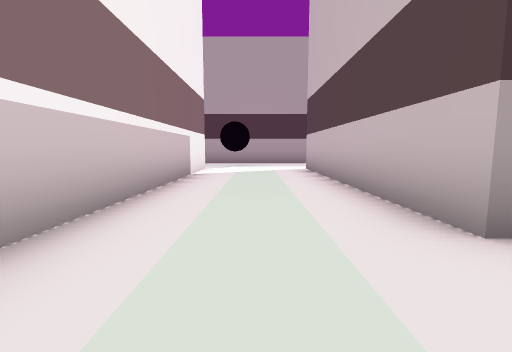
View 1 (above)

24 first-person views from a walk through a 3-D level made in the Unity game engine. The camera is 0.58 m above the floor, tilts 6° down and sees 90° across. The floor is counted in squares, 1 m on a side. Each view is taken from the middle of a square. On the plan, view 1 faces up. The plan holds only what a view shows up to about 9 squares ahead; the rest is blank. The place goes on beyond the plan. The player character is not drawn.

View 2
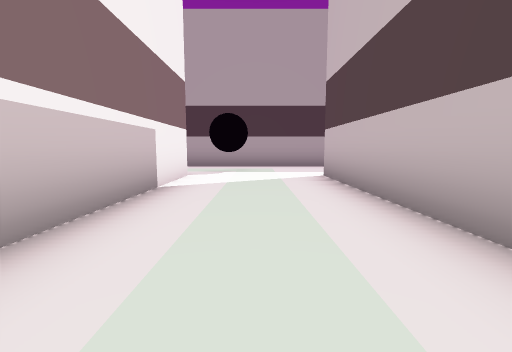

View 3
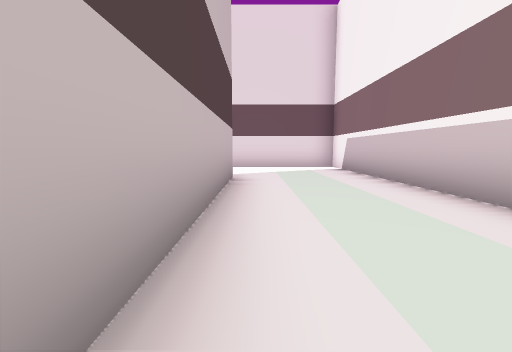

View 4
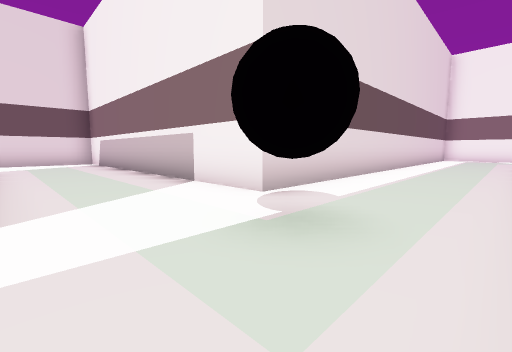

View 5
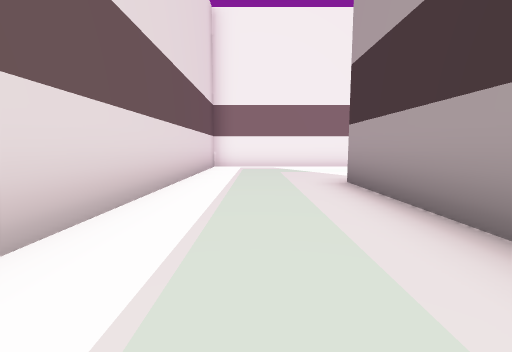

View 6
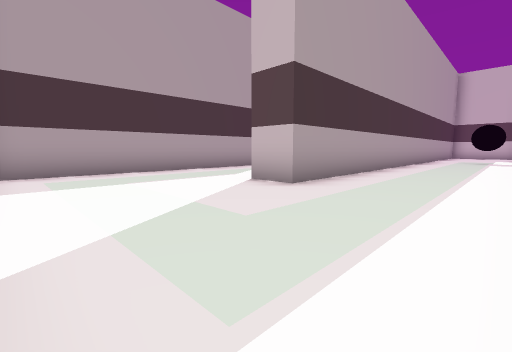

View 7
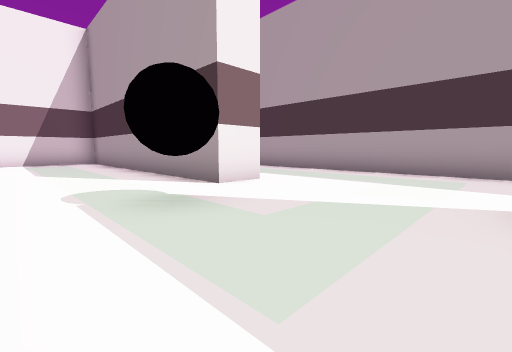

View 8
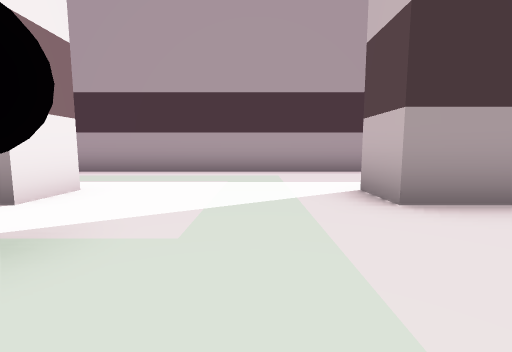

View 9
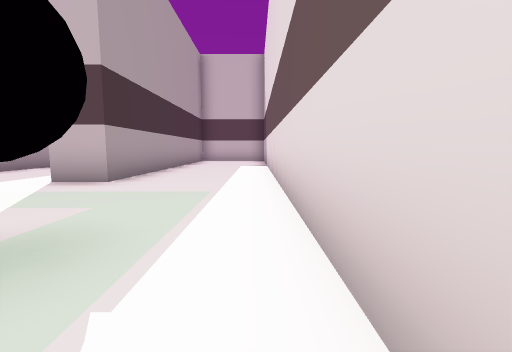

View 10
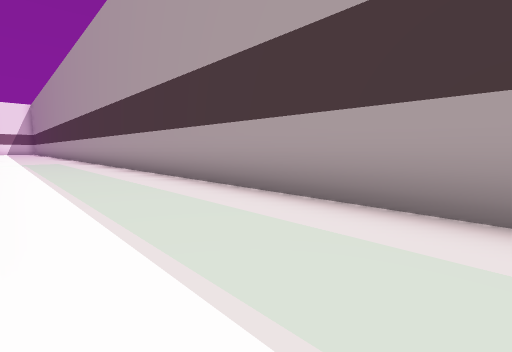

View 11
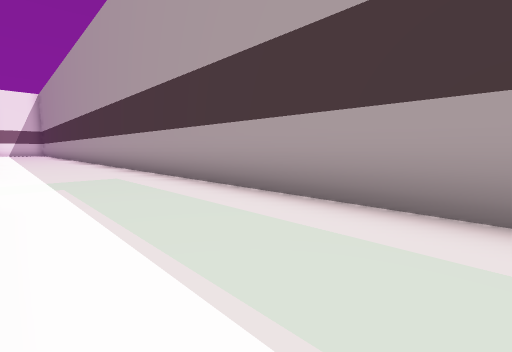

View 12
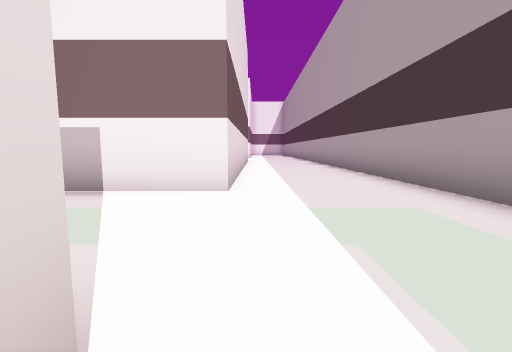

View 13
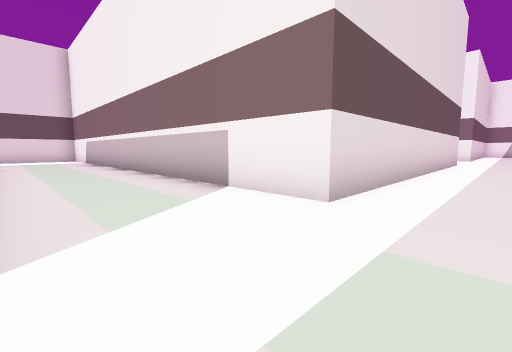

View 14
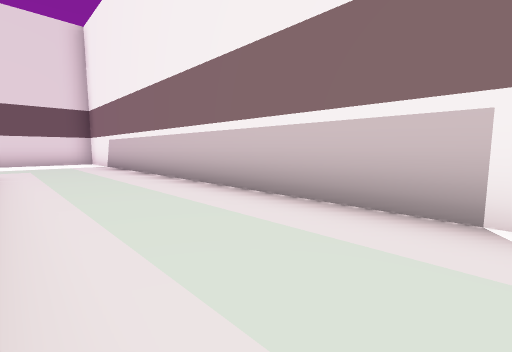

View 15
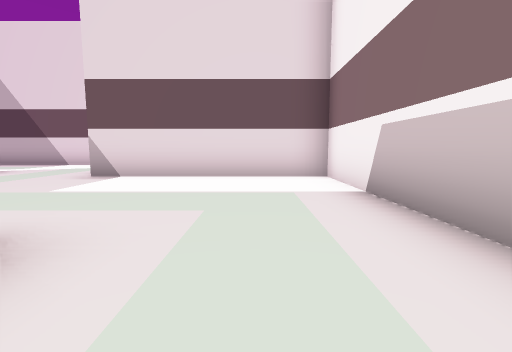

View 16
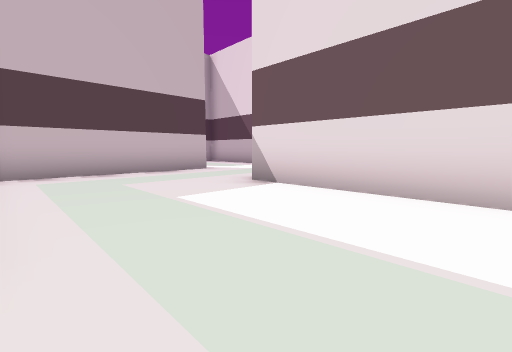

View 17
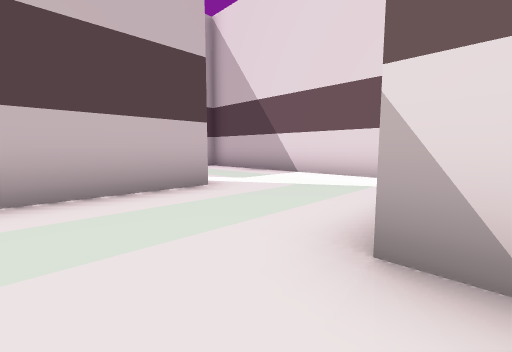

View 18
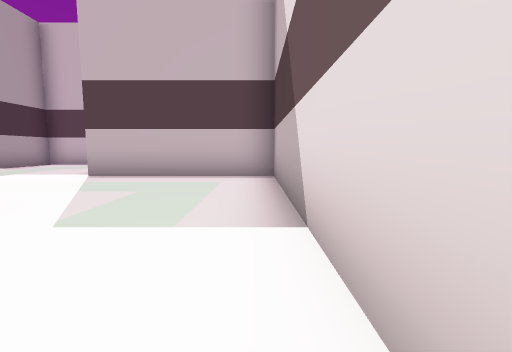

View 19
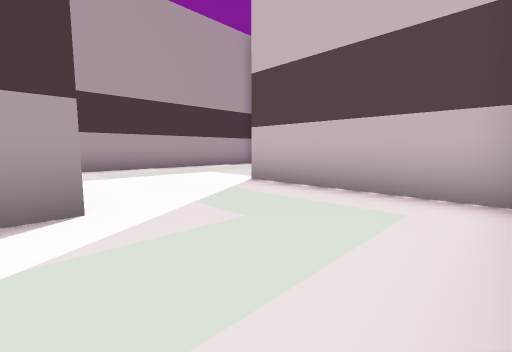

View 20
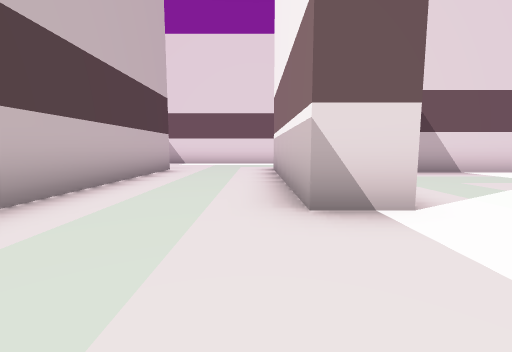

View 21
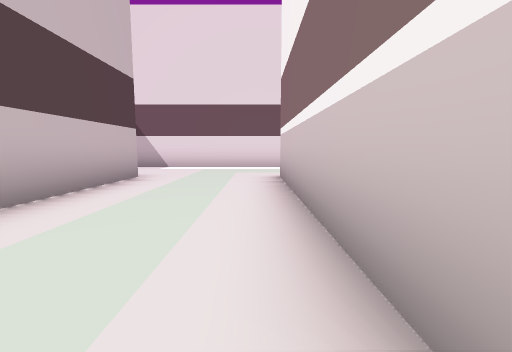

View 22
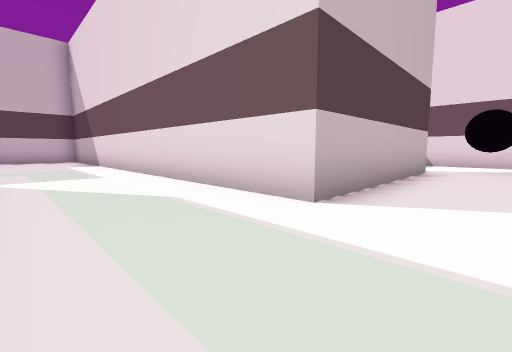

View 23
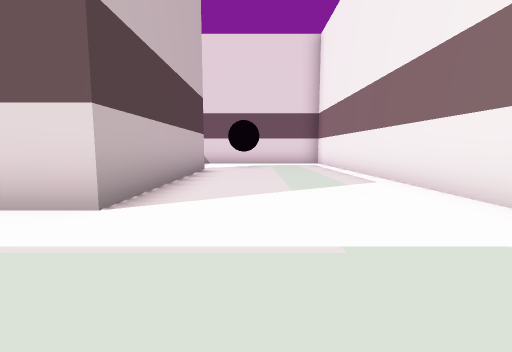

View 24
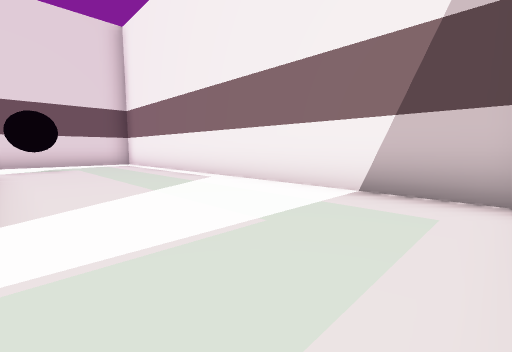

### Floor plan
Points are (right, up) in squares from view 1. A wall is a line through its corners. A room is listed if a view was taken in it or the views show most of it. See-through windows are left out.
Room 1 (views 1, 2, 3, 4)
walls: (1.5, 1.5) (1.5, 7.6); (-1.5, 7.6) (-1.5, -1.4) (1.8, -1.4); (2.4, 10.6) (-0.6, 10.6)
ways out: opening at (-1, 9.5) to room 2
objects: other object (-1, 8) to (0, 9)
Room 2 (views 5, 6, 7, 8, 9, 10, 11, 12, 13, 14, 15, 16, 17, 18, 19, 20, 21, 22, 23, 24)
walls: (-9.5, 1.6) (-10.1, 1.6); (-10.5, 1.5) (-10.5, 6.1); (-12.1, -1.4) (-6.5, -1.4) (-6.5, 2.6) (-5.5, 2.6) (-5.5, -2.5); (-2.9, 6.6) (-8.6, 6.6); (-2.5, -2.5) (-2.5, 2.6); (-14.5, -2.9) (-14.5, -12.4); (-6.8, 11.6) (1.9, 11.6); (-0.6, 10.6) (-10.5, 10.6) (-10.5, 11.6); (-10.5, -10.5) (-10.5, -5.4) (-1.1, -5.4); (-14.5, 13.4) (-14.5, 7.6) (-1.5, 7.6); (-6.5, 15.6) (-6.5, 14.6) (-14.1, 14.6); (2.1, 14.6) (-2.5, 14.6) (-2.5, 15.6); (-13.5, -13.4) (-9.9, -13.4); (1.2, 18.6) (-24, 18.6); (-24.5, 15.6) (-18.5, 15.6) (-18.5, 2.6) (-13.5, 2.6)
ways out: opening at (-1, 9.5) to room 1
objects: other object (-12, -12) to (-11, -11); other object (-6, 13) to (-5, 14)

Where each view was taken, in squares from view 1:
view 1: 0 up, 0 right, facing up
view 2: 2 up, 0 right, facing up
view 3: 7 up, 1 right, facing down
view 4: 10 up, 1 right, facing down-left
view 5: 9 up, 6 left, facing left
view 6: 8 up, 14 left, facing up-right
view 7: 12 up, 3 left, facing up-left
view 8: 12 up, 4 left, facing up
view 9: 12 up, 7 left, facing right
view 10: 16 up, 5 left, facing up-left
view 11: 16 up, 12 left, facing up-left
view 12: 16 up, 15 left, facing left
view 13: 17 up, 16 left, facing down-left
view 14: 14 up, 16 left, facing down-left
view 15: 8 up, 17 left, facing down
view 16: 6 up, 17 left, facing down-right
view 17: 4 up, 14 left, facing down-right
view 18: 1 down, 12 left, facing right
view 19: 1 down, 10 left, facing up-right
view 20: 5 up, 5 left, facing down
view 21: 3 up, 5 left, facing down
view 22: 3 down, 12 left, facing down-right
view 23: 3 down, 12 left, facing down
view 24: 3 down, 11 left, facing down-left
